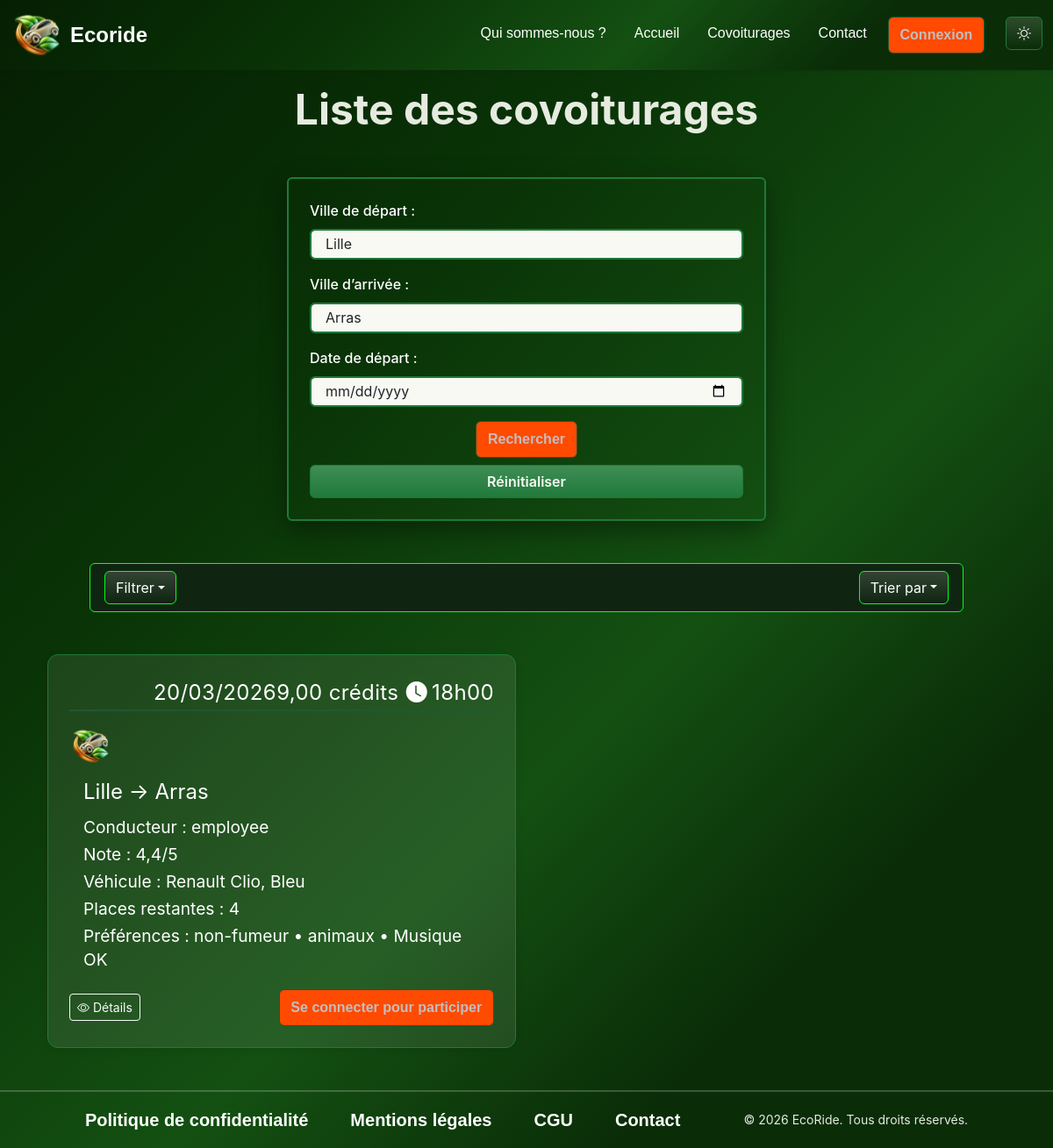
The app's page /liste-covoiturages?depart=Lille&arrivee=Arras with its own data.
### tables this page shows
CREATE TABLE IF NOT EXISTS `covoiturages` (
    `id` INT NOT NULL AUTO_INCREMENT,
    `driver_id` INT NOT NULL,
    `vehicle_id` INT NOT NULL,
    `adresse_depart` VARCHAR(255) NOT NULL,
    `adresse_arrivee` VARCHAR(255) NOT NULL,
    `depart` DATETIME NOT NULL,
    `arrivee` DATETIME NOT NULL,
    `prix` DECIMAL(10, 2) NOT NULL,
    `places_reservees` INT NOT NULL DEFAULT 0,
    `status` ENUM(
        'en_attente',
        'demarre',
        'termine',
        'annule'
    ) NOT NULL DEFAULT 'en_attente',
    `created_at` DATETIME NULL DEFAULT CURRENT_TIMESTAMP,
    PRIMARY KEY (`id`),
    KEY `fk_covoit_driver` (`driver_id`),
    KEY `fk_covoit_vehicle` (`vehicle_id`),
    KEY `idx_covoit_depart` (`depart`),
    CONSTRAINT `fk_covoit_driver` FOREIGN KEY (`driver_id`) REFERENCES `users` (`id`) ON DELETE RESTRICT ON UPDATE RESTRICT,
    CONSTRAINT `fk_covoit_vehicle` FOREIGN KEY (`vehicle_id`) REFERENCES `vehicles` (`id`) ON DELETE CASCADE ON UPDATE RESTRICT
);

CREATE TABLE IF NOT EXISTS `users` (
    `id` INT NOT NULL AUTO_INCREMENT,
    `pseudo` VARCHAR(50) NOT NULL,
    `email` VARCHAR(100) NOT NULL,
    `password` VARCHAR(255) NOT NULL,
    `role_id` INT NOT NULL DEFAULT 1,
    `is_active` TINYINT(1) NOT NULL DEFAULT 1,
    `credits` INT NULL DEFAULT 20,
    `note` DECIMAL(4, 2) NULL DEFAULT 0.00,
    `photo` VARCHAR(255) NULL,
    `created_at` DATETIME NULL DEFAULT CURRENT_TIMESTAMP,
    `travel_role` ENUM(
        'passager',
        'chauffeur',
        'les-deux'
    ) NOT NULL DEFAULT 'passager',
    `email_verified` TINYINT(1) NOT NULL DEFAULT 0,
    `email_verification_token` VARCHAR(64) NULL,
    `email_verification_expires` DATETIME NULL,
    PRIMARY KEY (`id`),
    UNIQUE KEY `ux_users_pseudo` (`pseudo`),
    UNIQUE KEY `ux_users_email` (`email`),
    KEY `fk_users_role` (`role_id`),
    CONSTRAINT `fk_users_role` FOREIGN KEY (`role_id`) REFERENCES `roles` (`id`) ON DELETE RESTRICT ON UPDATE RESTRICT
);

CREATE TABLE IF NOT EXISTS `vehicles` (
    `id` INT NOT NULL AUTO_INCREMENT,
    `user_id` INT NOT NULL,
    `marque` VARCHAR(50) NOT NULL,
    `modele` VARCHAR(50) NOT NULL,
    `couleur` VARCHAR(50) NULL,
    `immatriculation` VARCHAR(20) NOT NULL,
    `date_premiere_immatriculation` DATE NOT NULL,
    `fuel_type_id` INT NULL,
    `places_dispo` INT NOT NULL,
    `preferences` TEXT NULL,
    `custom_preferences` TEXT NULL,
    `created_at` DATETIME NULL DEFAULT CURRENT_TIMESTAMP,
    PRIMARY KEY (`id`),
    UNIQUE KEY `ux_vehicles_immat` (`immatriculation`),
    KEY `fk_vehicles_user` (`user_id`),
    KEY `fk_vehicles_fuel` (`fuel_type_id`),
    CONSTRAINT `fk_vehicles_user` FOREIGN KEY (`user_id`) REFERENCES `users` (`id`) ON DELETE CASCADE ON UPDATE RESTRICT,
    CONSTRAINT `fk_vehicles_fuel` FOREIGN KEY (`fuel_type_id`) REFERENCES `fuel_types` (`id`) ON DELETE SET NULL ON UPDATE RESTRICT
);

### src/View/pages/liste-covoiturages.php (the view, shortened to what the rows shown need)
<div class="container">
    <div class="text-center mt-3">
        <h1>Liste des covoiturages</h1>
    </div>
    <section class="container mt-5 ">
        <div class="col-lg-6 col-12 d-flex justify-content-center mb-4  m-auto">
            <div class="form-box rounded p-4 w-100 ">
                <form method="get" action="/liste-covoiturages">
                    <div class="mb-3">
                        <label class="form-label">Ville de départ :</label>
                        <input type="text" name="depart" class="form-control" placeholder="Ex : Fleurance" value="<?= htmlspecialchars($criteria['depart'] ?? '') ?>">
                    </div>
                    <div class="mb-3">
                        <label class="form-label">Ville d’arrivée :</label>
                        <input type="text" name="arrivee" class="form-control" placeholder="Ex : Auch" value="<?= htmlspecialchars($criteria['arrivee'] ?? '') ?>">
                    </div>
                </form>
            </div>
        </div>
    </section>
    <section class="rides-section pb-5">
        <div class="container">
            <div class="row row-cols-1 row-cols-md-2 g-4">
                <?php if (!empty($results)): ?>
                    <?php foreach ($results as $ride): ?>
                        <div class="col">
                            <div class="carpool-card d-flex flex-column justify-content-between">
                                <div class="card-header d-flex justify-content-between mb-3">
                                    <div class="card-info">
                                        <?php
                                        $d = new DateTime($ride['depart']);
                                        $price = number_format((float)$ride['prix'], 2, ',', ' ');
                                        ?>
                                        <span class="date"><?= $d->format('d/m/Y') ?></span>
                                        <span class="price"><?= $price ?> crédits</span>
                                    </div>
                                    <div class="card-time">
                                        <i class="bi bi-clock-fill"></i>
                                        <span><?= $d->format('H\hi') ?></span>
                                    </div>
                                </div>
                                <div class="card-body d-flex align-items-start justify-content-between flex-wrap mb-3">
                                    <?php
                                    $avatar = !empty($ride['driver_photo']) ? $ride['driver_photo'] : (defined('DEFAULT_AVATAR_URL') ? DEFAULT_AVATAR_URL : '/assets/images/logo.svg');
                                    ?>
                                    <a href="/profil/<?= (int)$ride['driver_id'] ?>" title="Voir le profil du conducteur">
                                        <img src="<?= htmlspecialchars($avatar) ?>" alt="Avatar conducteur" class="avatar rounded-circle" style="width:48px;height:48px;object-fit:cover;" onerror="this.onerror=null;this.src='<?= defined('DEFAULT_AVATAR_URL') ? DEFAULT_AVATAR_URL : '/assets/images/logo.svg' ?>';">
                                    </a>
                                    <div class="details flex-grow-1 px-3 m-auto">
                                        <h5><?= htmlspecialchars($ride['adresse_depart']) ?> → <?= htmlspecialchars($ride['adresse_arrivee']) ?></h5>
                                        <ul class="mb-0">
                                            <li>Conducteur : <strong><?= htmlspecialchars($ride['driver_pseudo'] ?? ('#' . (int)$ride['driver_id'])) ?></strong></li>
                                            <?php if (isset($ride['driver_note'])): ?>
                                                <li>Note : <?= number_format((float)$ride['driver_note'], 1, ',', ' ') ?>/5</li>
                                            <?php endif; ?>
                                            <?php if (!empty($ride['vehicle_marque']) || !empty($ride['vehicle_modele'])): ?>
                                                <li>Véhicule : <?= htmlspecialchars(trim(($ride['vehicle_marque'] ?? '') . ' ' . ($ride['vehicle_modele'] ?? ''))) ?><?php if (!empty($ride['vehicle_couleur'])): ?>, <span style="text-transform:capitalize;"><?= htmlspecialchars($ride['vehicle_couleur']) ?></span><?php endif; ?></li>
                                            <?php endif; ?>
                                            <?php if (isset($ride['places_restantes'])): ?>
                                                <li>Places restantes : <?= max(0, (int)$ride['places_restantes']) ?></li>
                                            <?php elseif (isset($ride['vehicle_places'])): ?>
                                                <li>Places dispo : <?= (int)$ride['vehicle_places'] ?></li>
                                            <?php endif; ?>
                                            <?php
                                            $prefs = [];
                                            if (!empty($ride['vehicle_preferences'])) {
                                                $prefs = array_filter(array_map('trim', explode(',', (string)$ride['vehicle_preferences'])));
                                            }
                                            if (!empty($ride['vehicle_prefs_custom'])) {
                                                $prefs[] = trim((string)$ride['vehicle_prefs_custom']);
                                            }
                                            if (!empty($prefs)):
                                            ?>
                                                <li>Préférences : <?= htmlspecialchars(implode(' • ', $prefs)) ?></li>
                                            <?php endif; ?>
                                        </ul>
                                    </div>
                                </div>
                                <div class="card-footer d-flex justify-content-between align-items-center">
                                    <a class="btn btn-outline-light btn-sm" href="/covoiturages/<?= (int)$ride['id'] ?>" title="Détails du trajet">
                                        <i class="bi bi-eye"></i> Détails
                                    </a>
                                    <div>
                                        <?php
                                        $isLogged = isset($_SESSION['user']);
                                        $isDriver = $isLogged && ((int)$ride['driver_id'] === (int)$_SESSION['user']['id']);
                                        $placesRestantes = isset($ride['places_restantes'])
                                            ? max(0, (int)$ride['places_restantes'])
                                            : (isset($ride['vehicle_places']) ? (int)$ride['vehicle_places'] : 0);
                                        $isPast = false;
                                        try {
                                            $isPast = (new DateTime($ride['depart'])) < new DateTime();
                                        } catch (Throwable $e) {
                                        }
                                        ?>
                                        <?php if (!$isLogged): ?>
                                            <button type="button" class="btn btn-inscription" data-bs-toggle="modal" data-bs-target="#authModal" data-start="login">Se connecter pour participer</button>
                                        <?php elseif ($isDriver): ?>
                                            <button class="btn btn-secondary" disabled>Vous êtes le conducteur</button>
                                        <?php elseif ($isPast): ?>
                                            <button class="btn btn-secondary" disabled>Trajet passé</button>
                                        <?php elseif ($placesRestantes <= 0): ?>
                                            <button class="btn btn-secondary" disabled>Complet</button>
                                        <?php endif; ?>
                                    </div>
                                </div>
                            </div>
                        </div>
                    <?php endforeach; ?>
                <?php endif; ?>
            </div>
        </div>
    </section>
</div>

### records on screen
covoiturages: depart "Lille", arrivee "Arras", depart "20/03/2026", prix "9,00", depart "18h00", driver.photo (picture), adresse_depart "Lille", adresse_arrivee "Arras", driver.pseudo "employee", driver.note "4,4", vehicle.modele "Renault Clio", vehicle.couleur "Bleu", max(0, (int)$ride['places_restantes']) "4", prefs "non-fumeur • animaux • Musique OK"
